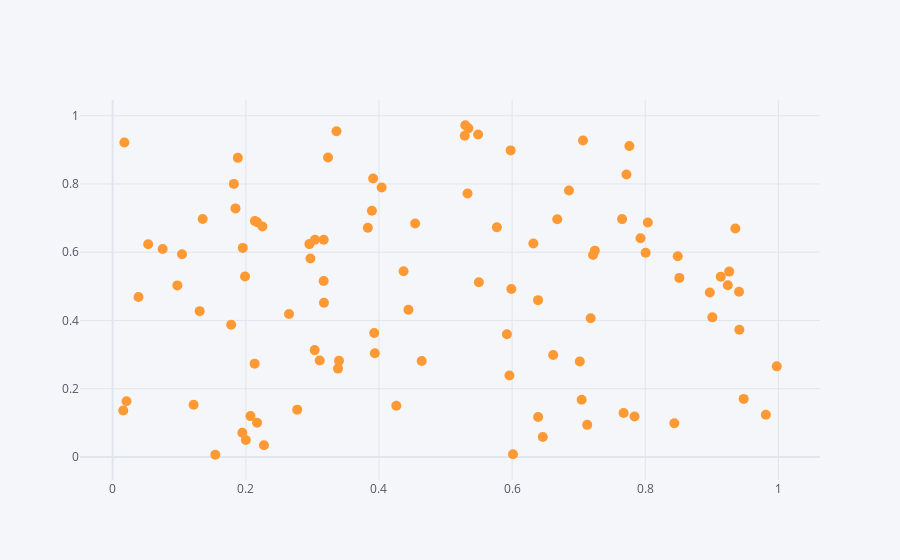

Notebook code cell kept with this figure:
### Code cell
df.iplot(kind='scatter',x='a',y='b',mode='markers',size=10)
